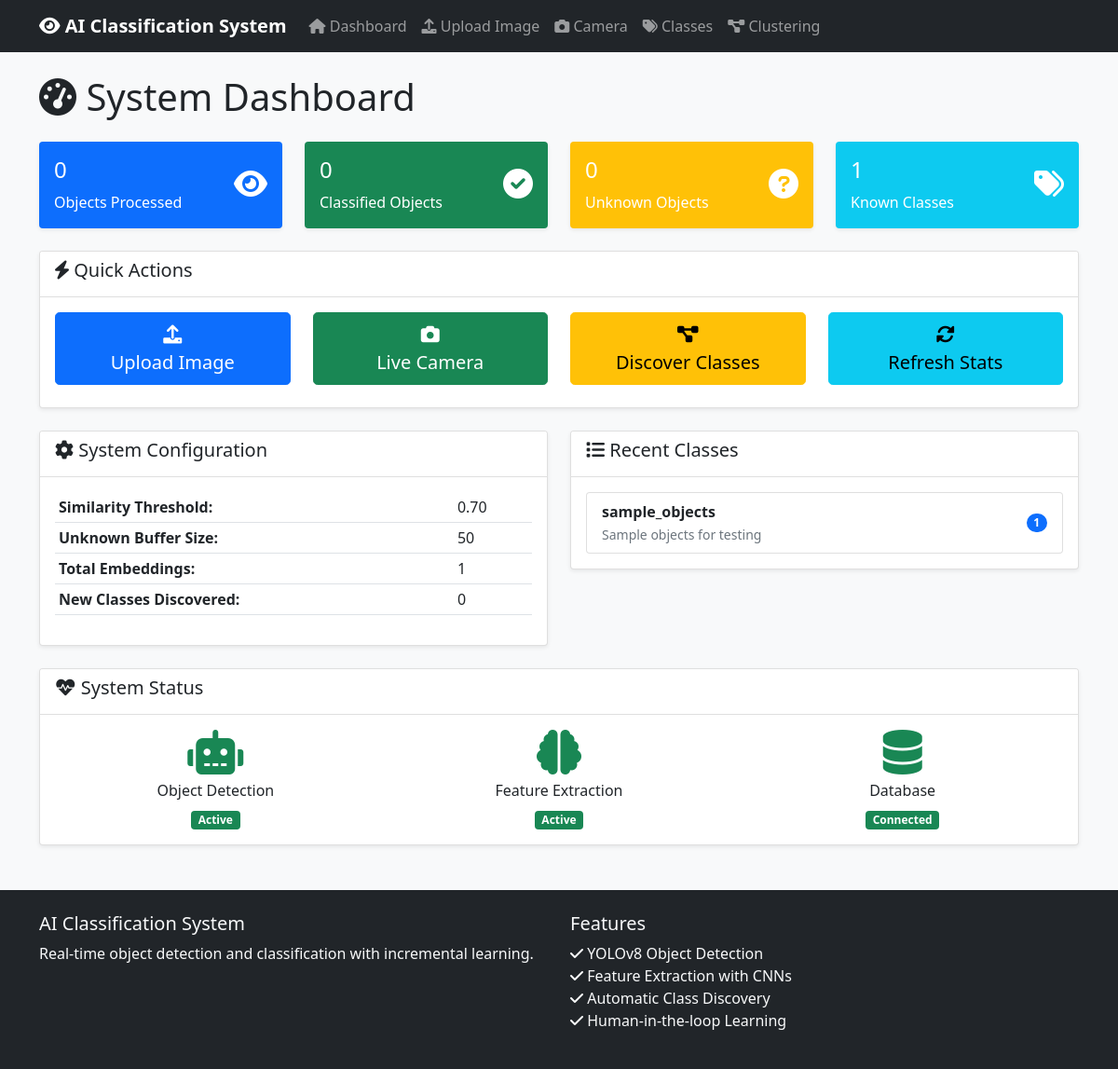
The page / on the database its author committed.
### tables this page shows
CREATE TABLE classes (
                    id INTEGER PRIMARY KEY AUTOINCREMENT,
                    name TEXT UNIQUE NOT NULL,
                    description TEXT,
                    created_at TIMESTAMP DEFAULT CURRENT_TIMESTAMP,
                    updated_at TIMESTAMP DEFAULT CURRENT_TIMESTAMP,
                    sample_count INTEGER DEFAULT 0,
                    centroid_embedding BLOB
                );

### src/ui/web_app.py (the view)
@app.route('/')
def index():
    try:
        stats = classification_engine.get_statistics()
        classes = classification_engine.db_manager.get_classes()
        return render_template('index.html', stats=stats, classes=classes)
    except Exception as e:
        logger.error(f"Error loading dashboard: {e}")
        return render_template('error.html', error=str(e))

### src/core/classification_engine.py (called while the page is built)
    def get_statistics(self) -> Dict[str, Any]:
        db_stats = self.db_manager.get_database_stats()
        return {
            **self.stats,
            **db_stats,
            'similarity_threshold': self.similarity_threshold,
            'unknown_buffer_size': self.unknown_buffer_size
        }

### src/database/db_manager.py (called while the page is built)
    def get_database_stats(self) -> Dict[str, int]:
        try:
            with sqlite3.connect(self.db_path) as conn:
                cursor = conn.cursor()
                cursor.execute('SELECT COUNT(*) FROM classes')
                num_classes = cursor.fetchone()[0]
                cursor.execute('SELECT COUNT(*) FROM embeddings')
                num_embeddings = cursor.fetchone()[0]
                cursor.execute('SELECT COUNT(*) FROM unknown_objects')
                num_unknown = cursor.fetchone()[0]
                return {
                    'num_classes': num_classes,
                    'num_embeddings': num_embeddings,
                    'num_unknown_objects': num_unknown
                }
        except Exception as e:
            logger.error(f"Error getting database stats: {e}")
            return {'num_classes': 0, 'num_embeddings': 0, 'num_unknown_objects': 0}

### templates/index.html (shortened to what this page needs)
{% extends "base.html" %}
{% block content %}
<div class="row">
    <div class="col-12">
        <h1 class="mb-4">
            <i class="fas fa-tachometer-alt"></i> System Dashboard
        </h1>
    </div>
</div>
<div class="row mb-4">
    <div class="col-md-3">
        <div class="card bg-primary text-white">
            <div class="card-body">
                <div class="d-flex justify-content-between">
                    <div>
                        <h4>{{ stats.total_processed }}</h4>
                        <p class="mb-0">Objects Processed</p>
                    </div>
                    <div class="align-self-center">
                        <i class="fas fa-eye fa-2x"></i>
                    </div>
                </div>
            </div>
        </div>
    </div>
    <div class="col-md-3">
        <div class="card bg-success text-white">
            <div class="card-body">
                <div class="d-flex justify-content-between">
                    <div>
                        <h4>{{ stats.classified_objects }}</h4>
                        <p class="mb-0">Classified Objects</p>
                    </div>
                    <div class="align-self-center">
                        <i class="fas fa-check-circle fa-2x"></i>
                    </div>
                </div>
            </div>
        </div>
    </div>
    <div class="col-md-3">
        <div class="card bg-warning text-white">
            <div class="card-body">
                <div class="d-flex justify-content-between">
                    <div>
                        <h4>{{ stats.num_unknown_objects }}</h4>
                        <p class="mb-0">Unknown Objects</p>
                    </div>
                    <div class="align-self-center">
                        <i class="fas fa-question-circle fa-2x"></i>
                    </div>
                </div>
            </div>
        </div>
    </div>
    <div class="col-md-3">
        <div class="card bg-info text-white">
            <div class="card-body">
                <div class="d-flex justify-content-between">
                    <div>
                        <h4>{{ stats.num_classes }}</h4>
                        <p class="mb-0">Known Classes</p>
                    </div>
                    <div class="align-self-center">
                        <i class="fas fa-tags fa-2x"></i>
                    </div>
                </div>
            </div>
        </div>
    </div>
</div>
<div class="row mb-4">
    <div class="col-12">
        <div class="card">
            <div class="card-header">
                <h5><i class="fas fa-bolt"></i> Quick Actions</h5>
            </div>
            <div class="card-body">
                <div class="row">
                    <div class="col-md-3">
                        <a href="{{ url_for('upload_image') }}" class="btn btn-primary btn-lg w-100 mb-2">
                            <i class="fas fa-upload"></i><br>
                            Upload Image
                        </a>
                    </div>
                    <div class="col-md-3">
                        <a href="{{ url_for('camera_page') }}" class="btn btn-success btn-lg w-100 mb-2">
                            <i class="fas fa-camera"></i><br>
                            Live Camera
                        </a>
                    </div>
                    <div class="col-md-3">
                        <a href="{{ url_for('clustering_page') }}" class="btn btn-warning btn-lg w-100 mb-2">
                            <i class="fas fa-project-diagram"></i><br>
                            Discover Classes
                        </a>
                    </div>
                    <div class="col-md-3">
                        <button class="btn btn-info btn-lg w-100 mb-2" onclick="refreshStats()">
                            <i class="fas fa-sync-alt"></i><br>
                            Refresh Stats
                        </button>
                    </div>
                </div>
            </div>
        </div>
    </div>
</div>
<div class="row mb-4">
    <div class="col-md-6">
        <div class="card">
            <div class="card-header">
                <h5><i class="fas fa-cog"></i> System Configuration</h5>
            </div>
            <div class="card-body">
                <table class="table table-sm">
                    <tr>
                        <td><strong>Similarity Threshold:</strong></td>
                        <td>{{ "%.2f"|format(stats.similarity_threshold) }}</td>
                    </tr>
                    <tr>
                        <td><strong>Unknown Buffer Size:</strong></td>
                        <td>{{ stats.unknown_buffer_size }}</td>
                    </tr>
                    <tr>
                        <td><strong>Total Embeddings:</strong></td>
                        <td>{{ stats.num_embeddings }}</td>
                    </tr>
                    <tr>
                        <td><strong>New Classes Discovered:</strong></td>
                        <td>{{ stats.new_classes_discovered }}</td>
                    </tr>
                </table>
            </div>
        </div>
    </div>
    <div class="col-md-6">
        <div class="card">
            <div class="card-header">
                <h5><i class="fas fa-list"></i> Recent Classes</h5>
            </div>
            <div class="card-body">
                {% if classes %}
                    <div class="list-group">
                        {% for class in classes[:5] %}
                        <div class="list-group-item d-flex justify-content-between align-items-center">
                            <div>
                                <strong>{{ class.name }}</strong>
                                <br><small class="text-muted">{{ class.description or 'No description' }}</small>
                            </div>
                            <span class="badge bg-primary rounded-pill">{{ class.sample_count }}</span>
                        </div>
                        {% endfor %}
                    </div>
                {% else %}
                    <p class="text-muted">No classes created yet.</p>
                    <a href="{{ url_for('upload_image') }}" class="btn btn-primary">
                        Start by uploading an image
                    </a>
                {% endif %}
            </div>
        </div>
    </div>
</div>
<div class="row">
    <div class="col-12">
        <div class="card">
            <div class="card-header">
                <h5><i class="fas fa-heartbeat"></i> System Status</h5>
            </div>
            <div class="card-body">
                <div class="row">
                    <div class="col-md-4">
                        <div class="text-center">
                            <i class="fas fa-robot fa-3x text-success mb-2"></i>
                            <h6>Object Detection</h6>
                            <span class="badge bg-success">Active</span>
                        </div>
                    </div>
                    <div class="col-md-4">
                        <div class="text-center">
                            <i class="fas fa-brain fa-3x text-success mb-2"></i>
                            <h6>Feature Extraction</h6>
                            <span class="badge bg-success">Active</span>
                        </div>
                    </div>
                    <div class="col-md-4">
                        <div class="text-center">
                            <i class="fas fa-database fa-3x text-success mb-2"></i>
                            <h6>Database</h6>
                            <span class="badge bg-success">Connected</span>
                        </div>
                    </div>
                </div>
            </div>
        </div>
    </div>
</div>
{% endblock %}

### static/css/style.css (style rules this page uses)
body { background-color: #f8f9fa; }
.card { box-shadow: 0 0.125rem 0.25rem rgba(0, 0, 0, 0.075); border: 1px solid rgba(0, 0, 0, 0.125); }
.card-header { background-color: #fff; border-bottom: 1px solid rgba(0, 0, 0, 0.125); }
.card.bg-primary, .card.bg-success, .card.bg-warning, .card.bg-info { border: none; }
.badge { font-size: 0.75em; }

### rows shown on the page
classes: name "sample_objects", description "Sample objects for testing", sample_count "1"

### other values the page prints
{{ stats.total_processed }} "0"
{{ stats.classified_objects }} "0"
{{ stats.num_unknown_objects }} "0"
{{ stats.num_classes }} "1"
{{ "%.2f"|format(stats.similarity_threshold) }} "0.70"
{{ stats.unknown_buffer_size }} "50"
{{ stats.num_embeddings }} "1"
{{ stats.new_classes_discovered }} "0"
